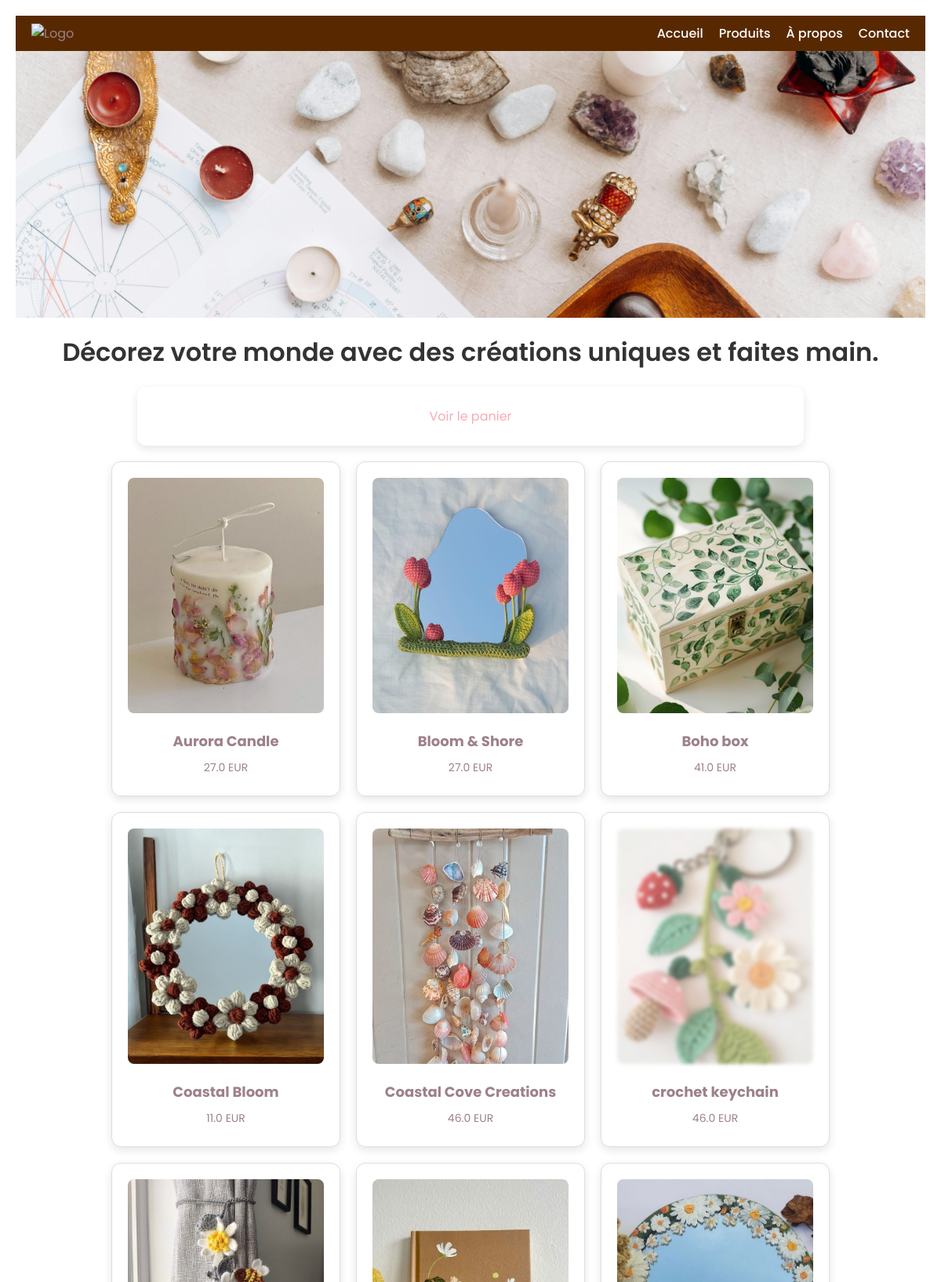
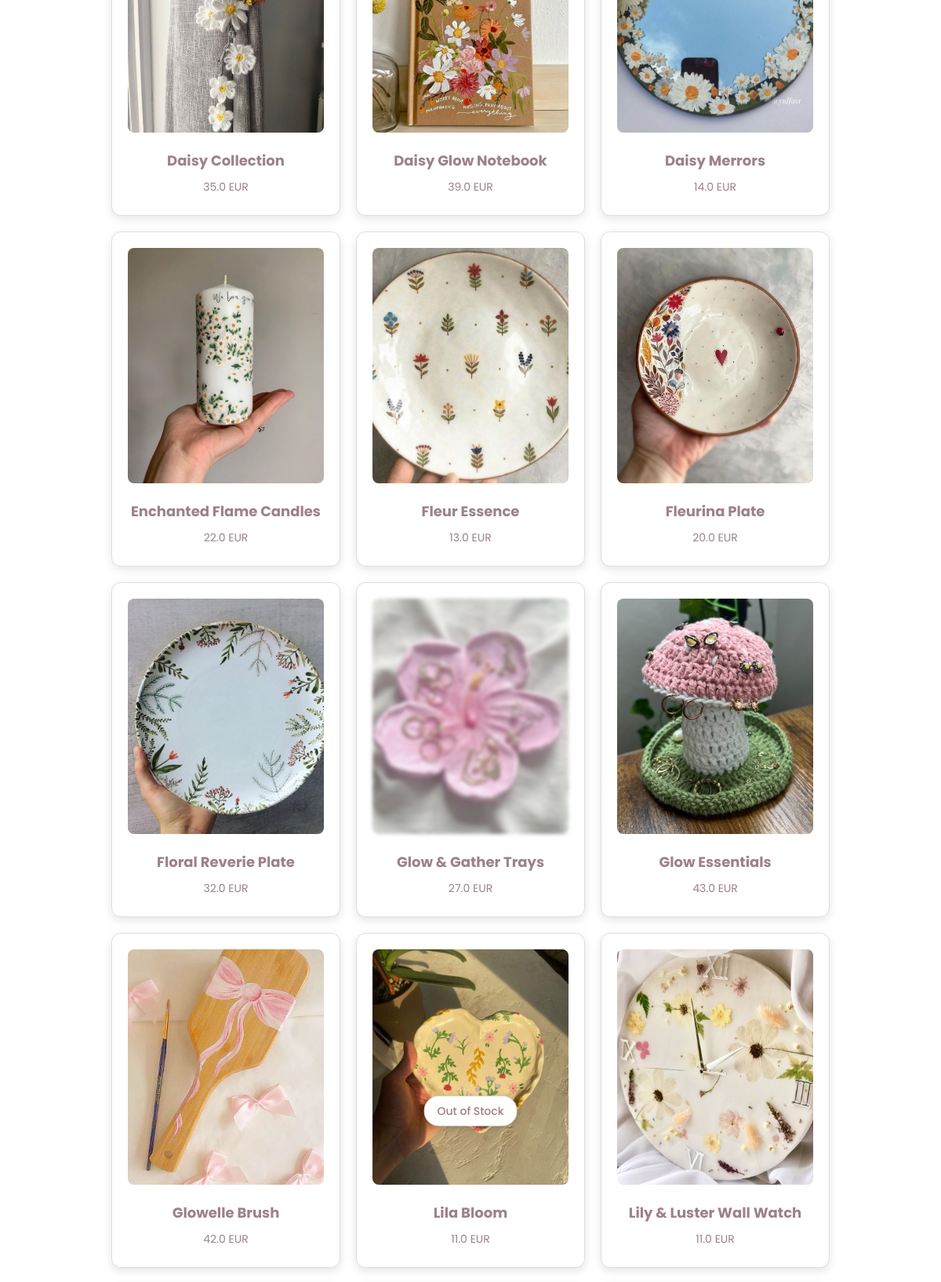
Screenshot of /home_user (signed in, upper part) with the database file from the repository (2 pictures, top to bottom).
### tables this page shows
CREATE TABLE products (
            id INTEGER PRIMARY KEY AUTOINCREMENT,
            name TEXT NOT NULL,
            price REAL NOT NULL,
            stock INTEGER NOT NULL,
            image_url TEXT, 
            is_vintage INTEGER NOT NULL DEFAULT 0 CHECK(is_vintage IN (0,1))  
        );

### app.py (the view)
@app.route("/home_user")
@login_required
def index_user():
    print("User authenticated:", current_user.is_authenticated)
    print("Session Data:", session)  # Debug session contents
    print(
        "Current User ID:", session.get("_user_id")
    )  # Flask-Login stores user_id here
    conn = get_db()
    products = conn.execute("SELECT * FROM products").fetchall()
    conn.close()
    products = [dict(product) for product in products]
    return render_template("index.html", products=products)

### app.py (called while the page is built)
@login_manager.user_loader
def load_user(user_id):
    conn = get_db()
    user = conn.execute("SELECT * FROM users WHERE id = ?", (user_id,)).fetchone()
    conn.close()
    if user:
        return User(
            user["id"],
            user["FirstName"],
            user["LastName"],
            user["Email"],
            user["phoneNum"],
            user["password"],
            user["is_admin"],
        )
    return None  # Explicitly return None if the user is not found

def get_db():
    conn = sqlite3.connect("database.db")  # Ensure this is your actual DB file
    conn.row_factory = sqlite3.Row  # Enable dictionary-like access
    return conn

### templates/index.html (shortened to what this page needs)
<!DOCTYPE html>
<html lang="fr">
<head>
    <link rel="stylesheet" href="{{ url_for('static', filename='styles.css') }}" />
</head>
<body>
    <nav class="navbar">
        <div class="logo">
            <img src="{{ url_for('static', filename='logo.png') }}" alt="Logo" />
        </div>
        <ul class="nav-links">
            <li><a href="{{ url_for('index_user') }}">Accueil</a></li>
            <li><a href="{{ url_for('index_user') }}">Produits</a></li>
            <li><a href="{{ url_for('about_us') }}">À propos</a></li>
            <li><a href="{{ url_for('contact_us') }}">Contact</a></li>
        </ul>
    </nav>
    <header class="welcome-section">
    </header>
    <div class="slogan">
      <p>Décorez votre monde avec des créations uniques et faites main.</p>
  </div>
    <div class="cart-container">
        <a href="{{ url_for('view_cart') }}" class="cart-link">Voir le panier</a>
    </div>
    <div class="product-container">
        {% for product in products %}
        <div class="product-card {% if product.stock == 0 %}out-of-stock{% endif %}">
          <a href="{{ url_for('product_detail', product_id=product.id) }}">
            <img src="{{ url_for('static', filename= product.image_url ) }}" alt="{{ product.name }}" />
            <h3>{{ product.name }}</h3>
            <p>{{ product.price }} EUR</p>
          </a>
        </div>
        {% endfor %}
    </div>
</body>
</html>

### static/styles.css (style rules this page uses)
body { font-family: 'Poppins', sans-serif; background-color: #FFFFFF; margin: 0; padding: 20px; text-align: center; color: #9D8189; }
a { text-decoration: none; color: #F4ACB7; transition: color 0.3s ease; }
.product-container { display: flex; flex-wrap: wrap; justify-content: center; gap: 20px; padding: 20px; position: relative; transition: filter 0.3s ease; }
.product-card { width: 250px; padding: 20px; border: 1px solid #D8E2DC; border-radius: 12px; box-shadow: 0 4px 12px rgba(0, 0, 0, 0.1); text-align: center; background-color: #FFFFFF; transition: transform 0.3s ease, box-shadow 0.3s ease; }
.product-card img { width: 100%; height: 300px; object-fit: cover; border-radius: 8px; }
.product-card h3 { margin: 15px 0 10px; font-size: 18px; color: #9D8189; }
.product-card p { margin: 5px 0; color: #9D8189; font-size: 14px; }
.cart-container { max-width: 800px; margin: 0 auto; background-color: #FFFFFF; padding: 25px; border-radius: 12px; box-shadow: 0 4px 12px rgba(0, 0, 0, 0.1); }
.out-of-stock img { filter: blur(2px); opacity: 0.7; }
.out-of-stock::after { content: "Out of Stock"; position: absolute; top: 50%; left: 50%; transform: translate(-50%, -50%); background-color: rgba(255, 255, 255, 0.9); color: #9D8189; padding: 8px 16px; border-radius: 25px; font-size: 14px; font-weight: 500; box-shadow: 0 2px 10px rgba(0, 0, 0, 0.1); border: 1px solid rgba(0, 0, 0, 0.1); }
.navbar { display: flex; align-items: center; justify-content: space-between; background-color: #582900; padding: 10px 20px; }
.logo img { height: 50px; }
.nav-links { list-style: none; margin: 0; padding: 0; display: flex; }
.nav-links li { margin-left: 20px; }
.nav-links a { color: white; text-decoration: none; font-weight: 500; }
.welcome-section { background-image: url("../static/welcome.jpg"); background-size: cover; background-position: center; height: 300px; display: flex; align-items: flex-end; justify-content: center; text-align: center; padding-bottom: 40px; }
.slogan { background-color: rgba(255, 255, 255, 0.8); padding: 20px; border-radius: 10px; }
.slogan p { font-size: 2em; margin: 0; color: #333; font-weight: 600; }

### rows the page displays
products: image_url+name (picture), name "Aurora Candle", price "27.0"
products: image_url+name (picture), name "Bloom & Shore", price "27.0"
products: image_url+name (picture), name "Boho box", price "41.0"
products: image_url+name (picture), name "Coastal Bloom", price "11.0"
products: image_url+name (picture), name "Coastal Cove Creations", price "46.0"
products: image_url+name (picture), name "crochet keychain", price "46.0"
products: image_url+name (picture), name "Daisy Collection", price "35.0"
products: image_url+name (picture), name "Daisy Glow Notebook", price "39.0"
products: image_url+name (picture), name "Daisy Merrors", price "14.0"
products: image_url+name (picture), name "Enchanted Flame Candles", price "22.0"
products: image_url+name (picture), name "Fleur Essence", price "13.0"
products: image_url+name (picture), name "Fleurina Plate", price "20.0"
products: image_url+name (picture), name "Floral Reverie Plate", price "32.0"
products: image_url+name (picture), name "Glow & Gather Trays", price "27.0"
products: image_url+name (picture), name "Glow Essentials", price "43.0"
products: image_url+name (picture), name "Glowelle Brush", price "42.0"
products: image_url+name (picture), name "Lila Bloom", price "11.0"
products: image_url+name (picture), name "Lily & Luster Wall Watch", price "11.0"
